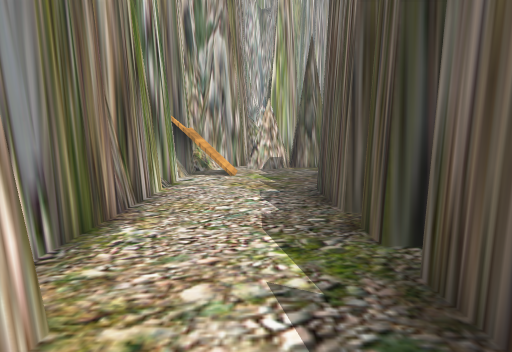
view 1 (above)

12 first-person views from a walk through a 3-D level made in the Unity game engine. The camera is 1.3 m above the floor, tilts 6° down and sees 70° across. The floor is counted in squares, 1 m on a side. Each view is taken from the middle of a square. On the plan, view 1 faces up. The plan holds only what a view shows up to about 15 squares ahead; the rest is blank. The place goes on beyond the plan. The player character is not drawn. Some surface patterns are stand-ins.

view 2
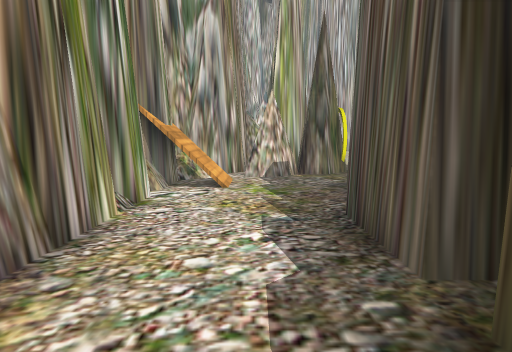

view 3
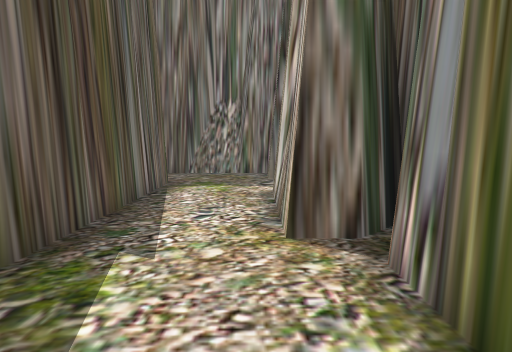

view 4
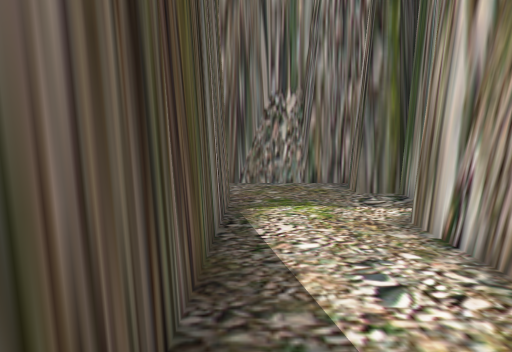

view 5
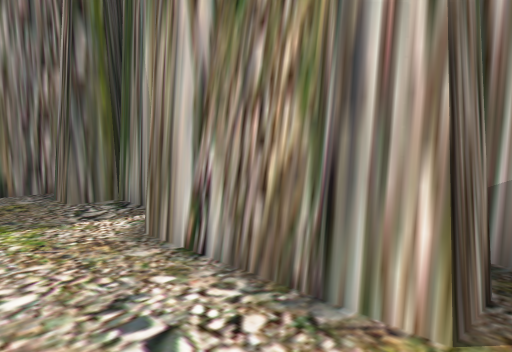

view 6
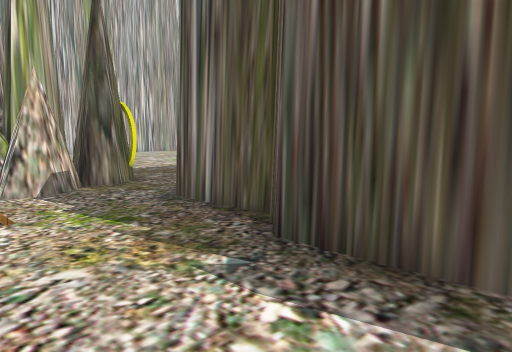

view 7
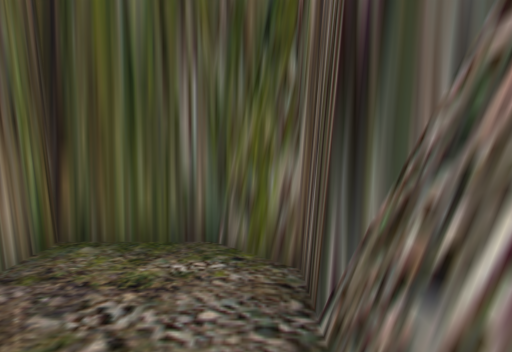

view 8
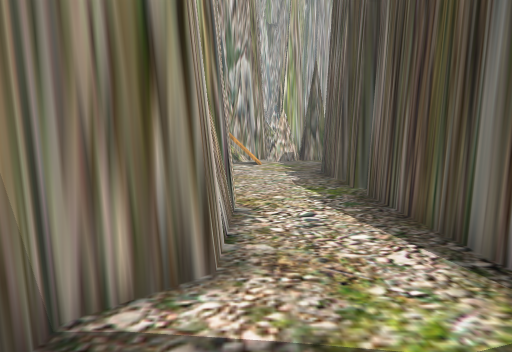

view 9
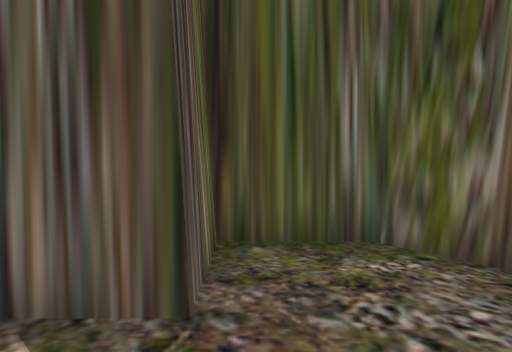

view 10
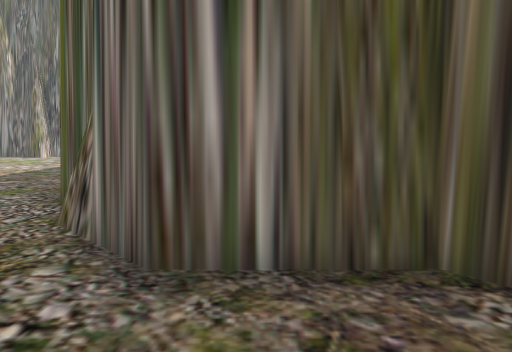

view 11
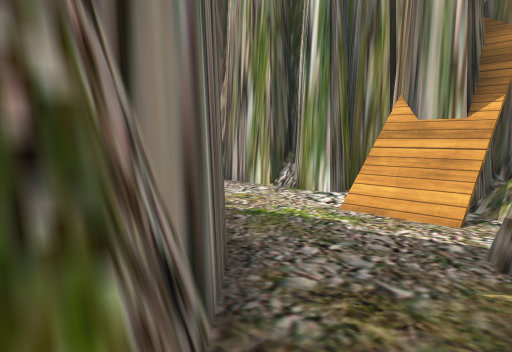

view 12
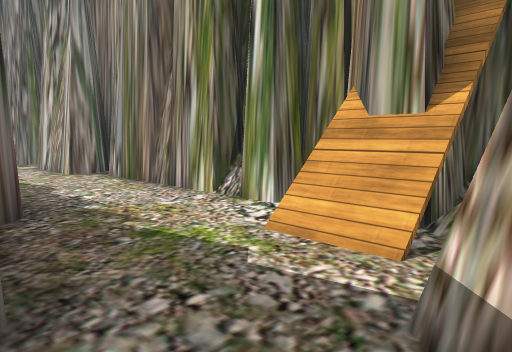

### Floor plan
Key: @ floor where view 1 was taken; # wall or solid block; . floor; / step, stairs or slope; = window, fence, low wall or low ledge.
Columns run from 3 left of view 1 to 6 right of it. Each row starts with its distance up from view 1.
 16   ####...#
 15 ####....##
 14 #=/...###
 13 #//...#
 12 #.....#
 11 #.....#
 10 #....##
  9 #....#
  8 #....#
  7 #....#
  6 #....#
  5 #....#
  4 #....#
  3 #....#
  2 ##...#
  1 ##...#
  0  #.@.#
 -1  #...#
 -2 ##...#
 -3 #....###
 -4 #......#
 -5 ##.....#
 -6  #....##
 -7  ######

Where each view was taken, in squares from view 1:
view 1: 0 up, 0 right, facing up
view 2: 3 up, 0 right, facing up
view 3: 7 up, 1 left, facing down
view 4: 4 up, 1 right, facing down
view 5: 3 up, 1 right, facing down-left
view 6: 6 up, 2 left, facing up-right
view 7: 6 down, 1 left, facing right
view 8: 5 down, 1 left, facing up
view 9: 4 down, 1 left, facing right
view 10: 12 up, 1 left, facing right
view 11: 16 up, 5 right, facing down-left
view 12: 16 up, 3 right, facing down-left
